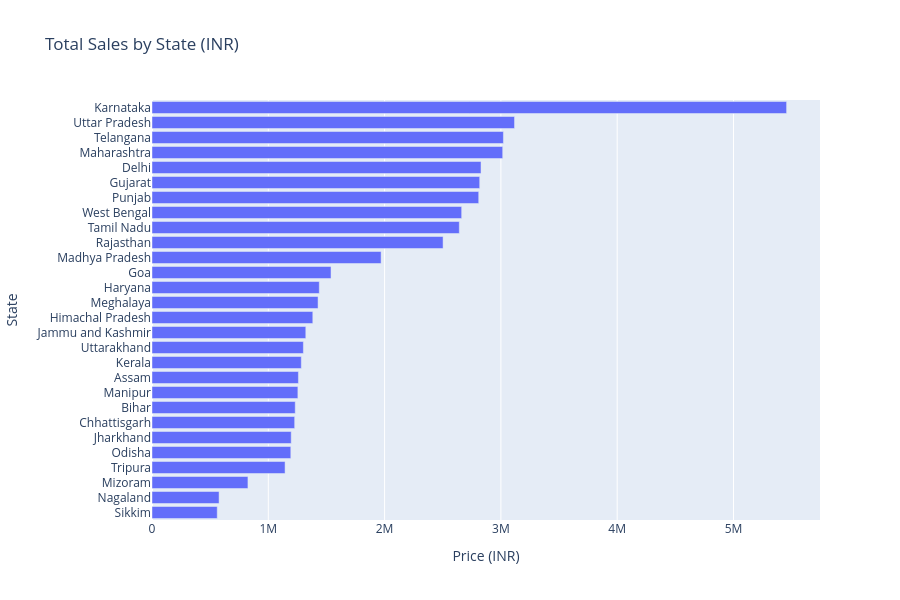

Here is the notebook cell this chart was saved with:
### Markdown cell above
### Total Sales by State

### Code cell
fig = px.bar(
df.groupby("State", as_index=False)["Price (INR)"].sum()
.sort_values("Price (INR)", ascending=False),
x="Price (INR)",
y="State",
orientation="h",
title="Total Sales by State (INR)"
)

fig.update_layout(height=600, yaxis=dict(autorange="reversed"))
fig.show()

### Figure 1 — Plotly figure (JSON) as saved in the notebook; plotly's stock layout.template omitted (floating-point values rounded to 4 significant figures)
{"data": [{"hovertemplate": "Price (INR)=%{x}<br>State=%{y}<extra></extra>", "legendgroup": "", "marker": {"color": "#636efa", "pattern": {"shape": ""}}, "name": "", "orientation": "h", "showlegend": false, "textposition": "auto", "type": "bar", "x": [5457000.0, 3117000.0, 3022000.0, 3016000.0, 2829000.0, 2818000.0, 2809000.0, 2663000.0, 2643000.0, 2503000.0, 1970000.0, 1539000.0, 1438000.0, 1428000.0, 1383000.0, 1323000.0, 1302000.0, 1284000.0, 1259000.0, 1254000.0, 1232000.0, 1227000.0, 1197000.0, 1194000.0, 1144000.0, 824900.0, 576800.0, 561000.0], "xaxis": "x", "y": ["Karnataka", "Uttar Pradesh", "Telangana", "Maharashtra", "Delhi", "Gujarat", "Punjab", "West Bengal", "Tamil Nadu", "Rajasthan", "Madhya Pradesh", "Goa", "Haryana", "Meghalaya", "Himachal Pradesh", "Jammu and Kashmir", "Uttarakhand", "Kerala", "Assam", "Manipur", "Bihar", "Chhattisgarh", "Jharkhand", "Odisha", "Tripura", "Mizoram", "Nagaland", "Sikkim"], "yaxis": "y"}], "layout": {"barmode": "relative", "height": 600, "legend": {"tracegroupgap": 0}, "title": {"text": "Total Sales by State (INR)"}, "xaxis": {"anchor": "y", "domain": [0, 1], "title": {"text": "Price (INR)"}}, "yaxis": {"anchor": "x", "autorange": "reversed", "domain": [0, 1], "title": {"text": "State"}}}}
